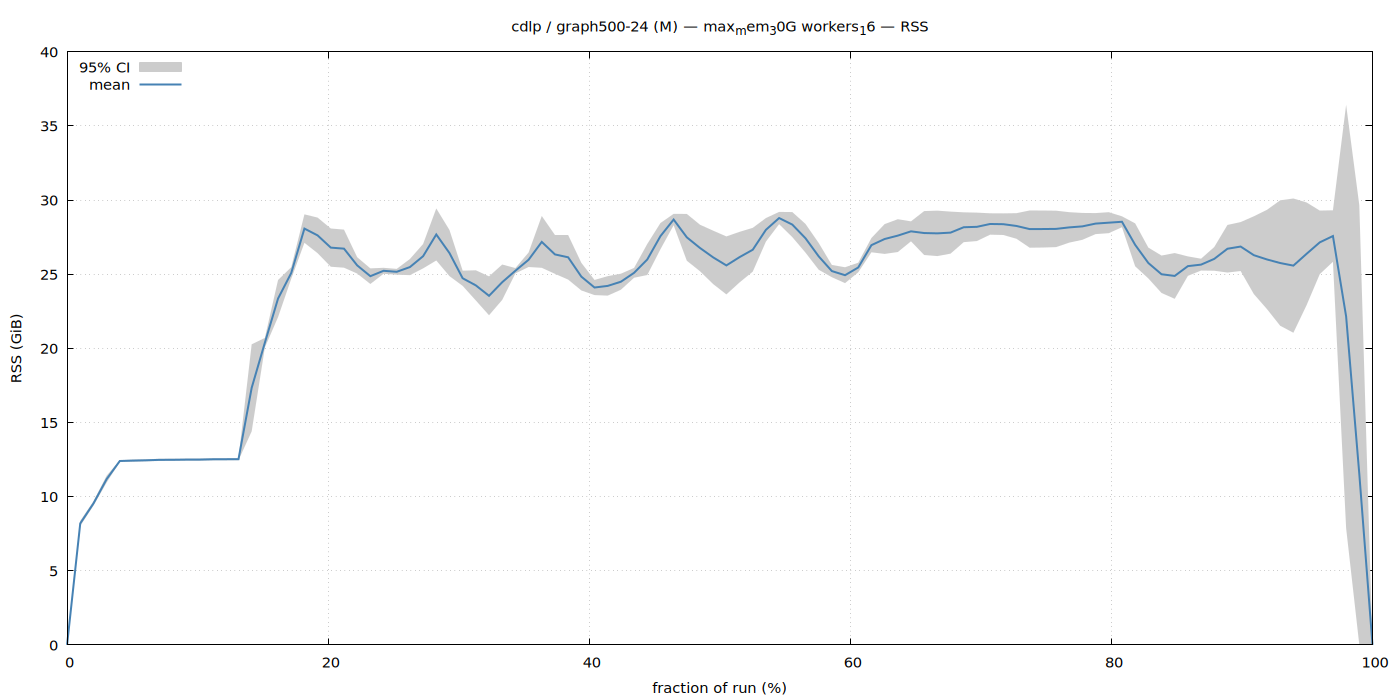

Reproduce this figure in gnuplot.
set terminal pngcairo size 1400,700 enhanced font 'Sans,11'
set output '/home/ubuntu/nvm/gfrs/cdlp/M/graph500-24/max_mem_30G_workers_16/rss.png'
set title "cdlp / graph500-24 (M) — max_mem_30G workers_16 — RSS"
set xlabel 'fraction of run (%)'
set ylabel 'RSS (GiB)'
set grid
set key top left
set yrange [0:*]
plot '/home/ubuntu/nvm/gfrs/cdlp/M/graph500-24/max_mem_30G_workers_16/rss.dat' using 1:3:4 with filledcurves lc rgb '#cccccc' title '95% CI', \
     '' using 1:2 with lines lw 2 lc rgb '#4682b4' title 'mean'
